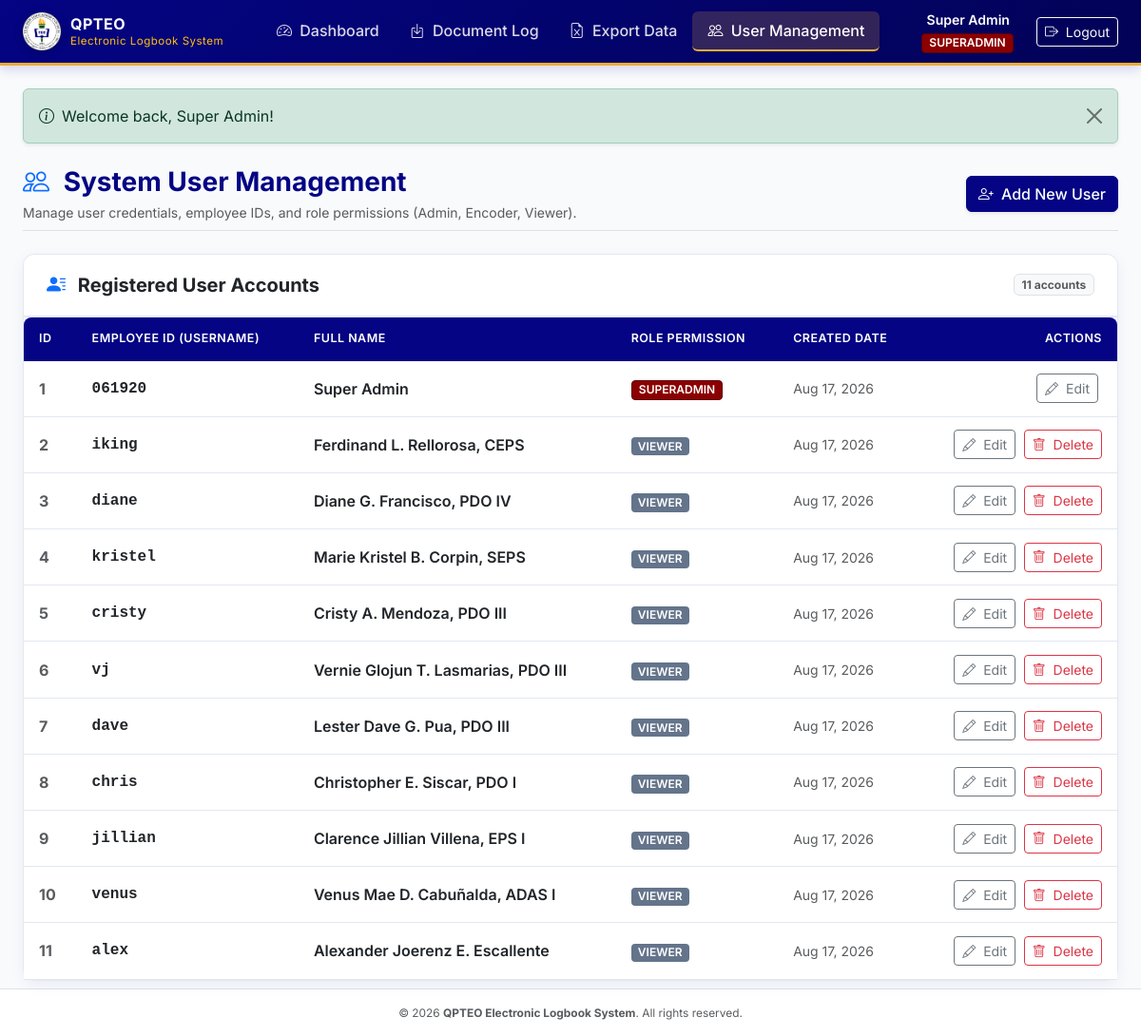
/users.php (signed in), run on the app's committed database.
### tables this page shows
CREATE TABLE IF NOT EXISTS `users` (
  `id` INT AUTO_INCREMENT PRIMARY KEY,
  `username` VARCHAR(50) NOT NULL UNIQUE,
  `password` VARCHAR(255) NOT NULL,
  `full_name` VARCHAR(100) NOT NULL,
  `role` ENUM('superadmin', 'admin', 'encoder', 'viewer') NOT NULL DEFAULT 'viewer',
  `created_at` TIMESTAMP DEFAULT CURRENT_TIMESTAMP
);

### config/db.php (called while the page is built, shortened)
<?php
function isLoggedIn() {
    return isset($_SESSION['user_id']) && !empty($_SESSION['user_id']);
}
function currentUser() {
    return [
        'id' => $_SESSION['user_id'],
        'username' => $_SESSION['username'] ?? '',
        'full_name' => $_SESSION['full_name'] ?? '',
        'role' => $_SESSION['role'] ?? 'viewer'
    ];
}
function hasRole($roles) {
    $currentRole = $_SESSION['role'] ?? '';
    if ($currentRole === 'superadmin') {
        return true;
    }
    return $currentRole === $roles;
}
function sanitize($data) {
    return htmlspecialchars(trim($data ?? ''), ENT_QUOTES, 'UTF-8');
}
function getFlash() {
    if (isset($_SESSION['flash'])) {
        $flash = $_SESSION['flash'];
        return $flash;
    }
    return null;
}

### users.php (the view, shortened to what this page needs)
<?php
require_once __DIR__ . '/config/db.php';
$allUsers = $pdo->query("SELECT * FROM users ORDER BY id ASC")->fetchAll();
include __DIR__ . '/includes/header.php';
include __DIR__ . '/includes/navbar.php';
?>
<div class="container-fluid px-4 py-2">
    <div class="d-flex flex-column flex-md-row justify-content-between align-items-md-center mb-4 pb-2 border-bottom">
        <div>
            <h3 class="fw-bold mb-1" style="color: var(--primary-color);">
                <i class="bi bi-people me-2 text-primary"></i> System User Management
            </h3>
            <p class="text-muted mb-0 small">Manage user credentials, employee IDs, and role permissions (Admin, Encoder, Viewer).</p>
        </div>
        <div class="mt-3 mt-md-0">
            <button type="button" class="btn btn-primary-custom shadow-sm" data-bs-toggle="modal" data-bs-target="#userModal" onclick="resetUserForm()">
                <i class="bi bi-person-plus me-1"></i> Add New User
            </button>
        </div>
    </div>
    <div class="card card-custom">
        <div class="card-header card-header-custom d-flex justify-content-between align-items-center">
            <h5 class="card-title fw-bold mb-0 text-dark">
                <i class="bi bi-person-lines-fill me-2 text-primary"></i> Registered User Accounts
            </h5>
            <span class="badge bg-light text-muted border"><?= count($allUsers) ?> accounts</span>
        </div>
        <div class="card-body p-0">
            <div class="table-responsive">
                <table class="table table-custom align-middle">
                    <thead>
                        <tr>
                            <th>ID</th>
                            <th>Employee ID (Username)</th>
                            <th>Full Name</th>
                            <th>Role Permission</th>
                            <th>Created Date</th>
                            <th class="text-end">Actions</th>
                        </tr>
                    </thead>
                    <tbody>
                        <?php foreach ($allUsers as $u): ?>
                        <tr>
                            <td class="fw-bold text-muted"><?= $u['id'] ?></td>
                            <td class="fw-bold text-dark font-monospace"><?= sanitize($u['username']) ?></td>
                            <td class="fw-semibold text-dark"><?= sanitize($u['full_name']) ?></td>
                            <td>
                                <span class="badge badge-role badge-role-<?= $u['role'] ?>"><?= strtoupper($u['role']) ?></span>
                            </td>
                            <td class="small text-muted"><?= date('M d, Y', strtotime($u['created_at'])) ?></td>
                            <td class="text-end text-nowrap">
                                <button type="button" class="btn btn-sm btn-outline-secondary py-1 px-2 me-1"
                                        onclick='editUser(<?= json_encode($u, JSON_HEX_APOS | JSON_HEX_QUOT) ?>)'>
                                    <i class="bi bi-pencil me-1"></i> Edit
                                </button>
                                 <?php if ($u['username'] !== '061920' && $u['id'] !== (int)$_SESSION['user_id']): ?>
                                <form method="POST" action="users.php" class="d-inline confirm-delete-form" data-confirm-title="Confirm User Deletion" data-confirm-header="Delete User Account?" data-confirm-msg="Are you sure you want to delete user <strong><?= sanitize($u['username']) ?></strong>? This action cannot be undone.">
                                    <button type="submit" class="btn btn-sm btn-outline-danger py-1 px-2">
                                        <i class="bi bi-trash me-1"></i> Delete
                                    </button>
                                </form>
                                <?php endif; ?>
                            </td>
                        </tr>
                        <?php endforeach; ?>
                    </tbody>
                </table>
            </div>
        </div>
    </div>
</div>
<?php include __DIR__ . '/includes/footer.php'; ?>

### includes/header.php (shortened to what this page needs)
<!DOCTYPE html>
<html lang="en">
<head>
    <link href="https://cdn.jsdelivr.net/npm/bootstrap@5.3.2/dist/css/bootstrap.min.css" rel="stylesheet">
    <link rel="stylesheet" href="https://cdn.jsdelivr.net/npm/bootstrap-icons@1.11.1/font/bootstrap-icons.css">
    <link rel="stylesheet" href="assets/css/style.css?v=<?= time() ?>">
</head>
<body>

### includes/navbar.php (shortened to what this page needs)
<?php
require_once __DIR__ . '/../config/db.php';
$user = currentUser();
$currentPage = basename($_SERVER['PHP_SELF']);
?>
<nav class="navbar navbar-expand-lg navbar-dark navbar-custom sticky-top mb-4">
    <div class="container-fluid px-4">
        <a class="navbar-brand d-flex align-items-center" href="index.php">
            <img src="branding/TEC Seal no bg.png" alt="TEC Logo">
            <div>
                <span class="d-block fw-bold fs-6 leading-none">QPTEO</span>
                <span class="d-block text-warning small fw-normal" style="font-size:0.72rem; margin-top:-2px;">Electronic Logbook System</span>
            </div>
        </a>
        <div class="collapse navbar-collapse" id="navbarMain">
            <ul class="navbar-nav me-auto mb-2 mb-lg-0 ms-lg-4">
                <li class="nav-item">
                    <a class="nav-link <?= ($currentPage === 'index.php') ? 'active' : '' ?>" href="index.php">
                        <i class="bi bi-speedometer2 me-1"></i> Dashboard
                    </a>
                </li>
                <li class="nav-item">
                    <a class="nav-link <?= ($currentPage === 'document_log.php') ? 'active' : '' ?>" href="document_log.php">
                        <i class="bi bi-box-arrow-in-down me-1"></i> Document Log
                    </a>
                </li>
                <li class="nav-item">
                    <a class="nav-link <?= ($currentPage === 'export.php') ? 'active' : '' ?>" href="export.php">
                        <i class="bi bi-file-earmark-excel me-1"></i> Export Data
                    </a>
                </li>
                <?php if (hasRole('admin')): ?>
                <li class="nav-item">
                    <a class="nav-link <?= ($currentPage === 'users.php') ? 'active' : '' ?>" href="users.php">
                        <i class="bi bi-people me-1"></i> User Management
                    </a>
                </li>
                <?php endif; ?>
            </ul>
            <?php if ($user): ?>
            <div class="d-flex align-items-center gap-3 text-white">
                <div class="text-end">
                    <div class="fw-semibold text-white small me-1"><?= sanitize($user['full_name']) ?></div>
                    <span class="badge badge-role badge-role-<?= $user['role'] ?>"><?= strtoupper($user['role']) ?></span>
                </div>
                <a href="logout.php" class="btn btn-sm btn-outline-light ms-2" title="Logout">
                    <i class="bi bi-box-arrow-right me-1"></i> Logout
                </a>
            </div>
            <?php endif; ?>
        </div>
    </div>
</nav>
<div class="container-fluid px-4">
    <?php
    $flash = getFlash();
    if ($flash):
    ?>
    <div class="alert alert-<?= $flash['type'] ?> alert-dismissible fade show shadow-sm" role="alert">
        <i class="bi bi-info-circle me-2"></i><?= sanitize($flash['message']) ?>
        <button type="button" class="btn-close" data-bs-dismiss="alert" aria-label="Close"></button>
    </div>
    <?php endif; ?>
</div>

### includes/footer.php (shortened to what this page needs)
    <footer class="mt-auto py-3 bg-white border-top">
        <div class="container-fluid px-4 text-center text-muted small">
            <span>&copy; <?= date('Y') ?> <strong>QPTEO Electronic Logbook System</strong>. All rights reserved.</span>
        </div>
    </footer>
</body>
</html>

### assets/css/style.css (style rules this page uses)
:root { --primary-color: #040484; --primary-hover: #020257; --primary-light: #e6e6f7; --accent-color: #edac36; --accent-hover: #d69722; --accent-light: #fdf5e6; --dark-bg: #0b0f19; --light-bg: #f8fafc; --text-dark: #1e293b; --text-muted: #64748b; --border-color: #e2e8f0; --card-shadow: 0 4px 15px rgba(4, 4, 132, 0.06); --card-shadow-hover: 0 8px 25px rgba(4, 4, 132, 0.12); }
body { font-family: 'Inter', system-ui, -apple-system, sans-serif; background-color: var(--light-bg); color: var(--text-dark); min-height: 100vh; display: flex; flex-direction: column; }
.navbar-custom { background: linear-gradient(135deg, #040484 0%, #020257 100%); border-bottom: 3px solid var(--accent-color); box-shadow: 0 4px 12px rgba(4, 4, 132, 0.15); }
.navbar-brand { font-weight: 700; color: #ffffff !important; font-size: 1.25rem; letter-spacing: 0.5px; }
.navbar-brand img { height: 40px; width: auto; margin-right: 10px; filter: drop-shadow(0 2px 4px rgba(0, 0, 0, 0.2)); }
.nav-link { color: rgba(255, 255, 255, 0.85) !important; font-weight: 500; padding: 0.5rem 1rem !important; border-radius: 6px; transition: all 0.2s ease; }
.nav-link:hover, .nav-link.active { color: #ffffff !important; background-color: rgba(237, 172, 54, 0.2); border-bottom: 2px solid var(--accent-color); }
.btn-primary-custom { background-color: var(--primary-color); border-color: var(--primary-color); color: #ffffff; font-weight: 500; }
.card-custom { border: 1px solid var(--border-color); border-radius: 12px; box-shadow: var(--card-shadow); transition: transform 0.2s ease, box-shadow 0.2s ease; background: #ffffff; }
.card-header-custom { background-color: #ffffff; border-bottom: 2px solid var(--primary-light); padding: 1.25rem 1.5rem; border-top-left-radius: 12px !important; border-top-right-radius: 12px !important; }
.table-custom { margin-bottom: 0; }
.table-custom th { background-color: var(--primary-color); color: #ffffff; font-weight: 600; text-transform: uppercase; font-size: 0.78rem; letter-spacing: 0.5px; padding: 0.85rem 1rem; border: none; }
.table-custom th:first-child { border-top-left-radius: 8px; }
.table-custom th:last-child { border-top-right-radius: 8px; }
.table-custom td { padding: 0.85rem 1rem; vertical-align: middle; border-bottom: 1px solid var(--border-color); }
.badge-role { font-weight: 600; text-transform: uppercase; font-size: 0.75rem; padding: 0.3em 0.6em; border-radius: 4px; }
.badge-role-superadmin { background-color: #8b0000; color: #ffffff; border: 1px solid #5a0000; }
.badge-role-viewer { background-color: #64748b; color: #ffffff; }
footer { margin-top: auto; background-color: #ffffff; border-top: 1px solid var(--border-color); padding: 1rem 0; color: var(--text-muted); font-size: 0.85rem; }

### data on the page
users: full_name "Super Admin", role "SUPERADMIN", id "1", username "061920", created_at "Aug 17, 2026"
users: id "2", username "iking", full_name "Ferdinand L. Rellorosa, CEPS", role "VIEWER", created_at "Aug 17, 2026"
users: id "3", username "diane", full_name "Diane G. Francisco, PDO IV", role "VIEWER", created_at "Aug 17, 2026"
users: id "4", username "kristel", full_name "Marie Kristel B. Corpin, SEPS", role "VIEWER", created_at "Aug 17, 2026"
users: id "5", username "cristy", full_name "Cristy A. Mendoza, PDO III", role "VIEWER", created_at "Aug 17, 2026"
users: id "6", username "vj", full_name "Vernie Glojun T. Lasmarias, PDO III", role "VIEWER", created_at "Aug 17, 2026"
users: id "7", username "dave", full_name "Lester Dave G. Pua, PDO III", role "VIEWER", created_at "Aug 17, 2026"
users: id "8", username "chris", full_name "Christopher E. Siscar, PDO I", role "VIEWER", created_at "Aug 17, 2026"
users: id "9", username "jillian", full_name "Clarence Jillian Villena, EPS I", role "VIEWER", created_at "Aug 17, 2026"
users: id "10", username "venus", full_name "Venus Mae D. Cabuñalda, ADAS I", role "VIEWER", created_at "Aug 17, 2026"
users: id "11", username "alex", full_name "Alexander Joerenz E. Escallente", role "VIEWER", created_at "Aug 17, 2026"

### other printed values
$flash['message'] "Welcome back, Super Admin!"
count($allUsers) "11"
